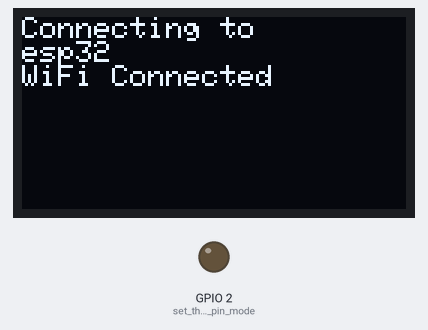
Recording of a sketch running on a simulated ESP32. Parts: 128×64 one-colour display, output pins drawn as LEDs (lit = HIGH). WiFi joins after 1.5 s; servers stay silent unless stated; the local clock reads 2024-03-15 10:24:30 at power-on unless the sketch sets it; what the sketch prints to the serial monitor is not drawn.

Above: at 2.7 s.
At 3.7 s:
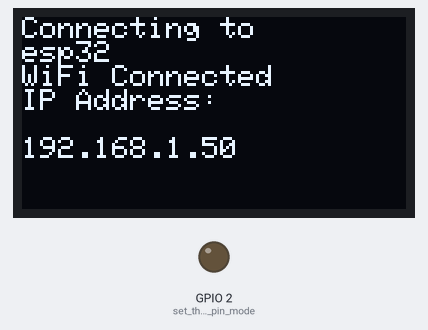
At 6.1 s:
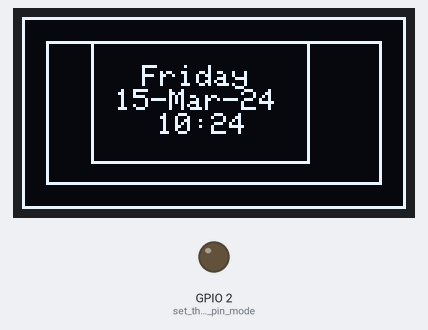
At 36.2 s:
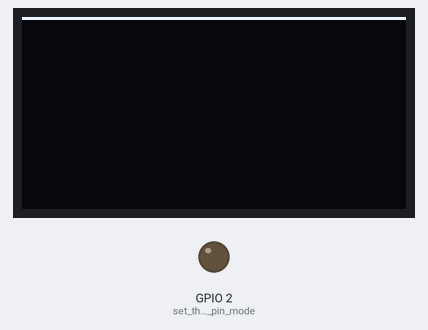

The sketch:

display_time___weather_in_oled.ino
```cpp
#include <WiFi.h>
#include "time.h"
#include <ArduinoJson.h>
#include <HTTPClient.h>
#include <Wire.h>
#include <Adafruit_SSD1306.h>
#include <splash.h>
//Screen Dimensions
#define SCREEN_WIDTH 128
#define SCREEN_HEIGHT 64

Adafruit_SSD1306 display(SCREEN_WIDTH, SCREEN_HEIGHT, &Wire, -1);

// using Wifi hotspot of mobile
/*
const char* ssid     = "esp32";
const char* password = "12345678";
*/
// using Wifi of RND
const char* ssid     = "esp32";
const char* password = "12345678";


//for getting time from internet
const char* ntpServer = "pool.ntp.org";
const long  gmtOffset_sec = 18000;
const int   daylightOffset_sec = 3600;

//to get temperature from internet
const char server[] = "api.openweathermap.org";

// Replace the next line to match your city and 2 letter country code
//String nameOfCity = "Islamabad, PK";
// How your nameOfCity variable would look like for Lagos on Nigeria
//String nameOfCity = "Lagos,NG";

// Replace the next line with your API Key
const String endpoint = "http://api.openweathermap.org/data/2.5/weather?q=Islamabad,PK&APPID=";
const String apiKey = "88f8afcd447b042445199049b91679fb";

String text;

int jsonend = 0;
boolean startJson = false;

#define JSON_BUFF_DIMENSION 2500

#define max_h 127
#define min_screen 0
#define max_v 63

int val=0;
void intro_screen();
void display_digital_value();
void printLocalTime();
void add_design();
void get_weather();


void setup() {
  // put your setup code here, to run once:
Wire.begin(5, 4);
  display.begin(SSD1306_SWITCHCAPVCC, 0x3C, false, false);
display.clearDisplay();


    Serial.begin(115200);
    pinMode(2, OUTPUT);      // set the LED pin mode

    delay(10);
    text.reserve(JSON_BUFF_DIMENSION);
    // We start by connecting to a WiFi network
// to get MAC address of device
   WiFi.mode(WIFI_MODE_STA);
 Serial.println(WiFi.macAddress());

    Serial.println();
    Serial.println();
    Serial.print("Connecting to ");
    Serial.println(ssid);

    display.setTextSize(1); //  font size
display.setTextColor(WHITE); // text colour
display.setCursor(0,0);
display.println("Connecting to");
display.display();
display.setCursor(0,8);
display.println(ssid);
display.display();
delay(1000);

    WiFi.begin(ssid, password);

    while (WiFi.status() != WL_CONNECTED) {
        delay(500);
        Serial.print(".");
    }

display.setCursor(0,16);
display.println("WiFi Connected");
display.display();
delay(1000);

display.setCursor(0,24);
display.println("IP Address: \n");
display.println(WiFi.localIP());
display.display();
delay(1000);

    Serial.println("");
    Serial.println("WiFi connected.");
    Serial.println("IP address: ");
    Serial.println(WiFi.localIP());

     display.clearDisplay();
     delay(1000);
//init and get the time
  configTime(gmtOffset_sec, daylightOffset_sec, ntpServer);
  printLocalTime();

}

void loop() {
  // put your main code here, to run repeatedly:
  display.clearDisplay();

  printLocalTime();

 // get_weather();


}


void intro_screen()
{
  display.clearDisplay();
delay(1000);
display.setTextSize(2); //  font size
display.setTextColor(WHITE); // text colour
display.setCursor(0,0);
display.println("Web\nServer");
display.display();
delay(2000);
display.clearDisplay();
delay(1000);
return;
}

void printLocalTime()
{
  struct tm timeinfo;
  if(!getLocalTime(&timeinfo)){
    Serial.println("Failed to obtain time");
    display.setTextSize(1); //  font size
display.setTextColor(WHITE); // text colour
display.setCursor(0,0);
display.println("Failed to obtain time");
display.display();
    return;
  }
Serial.println(&timeinfo, "%a, %b %d %y %H:%M:%S");  //a, b, d, y are day, month , date , year respectively. H, M, S represents time.
display.setTextSize(1); //  font size
display.setTextColor(WHITE); // text colour
  add_design();
display.setCursor(40,16);
display.println(&timeinfo, "%A"); //A represents day.
display.display();

display.setCursor(31,24);
display.println(&timeinfo, "%d-%b-%y"); //d, b and y represents date-month-year respectively.
display.display();

display.setCursor(45,32);
display.println(&timeinfo, "%H:%M"); //represents time.
display.display();
delay(30000);      //adding 1 minute delay.
return;
}


void add_design(){

//outside boundary
display.drawLine(0, 0, 127, 0, WHITE);//drawLine(x1, y1, x2, y2, color) //vertical l1
display.display();
display.drawLine(0, 63, 127, 63, WHITE);//drawLine(x1, y1, x2, y2, color) //vertical l2
display.display();
display.drawLine(0, 0, 0, 63, WHITE);//drawLine(x1, y1, x2, y2, color) //horizontal l1
display.display();
display.drawLine(127, 0, 127, 63, WHITE);//drawLine(x1, y1, x2, y2, color) //vertical l1
display.display();


//inside boundary
display.drawLine((min_screen+8), (min_screen+8), (min_screen+8), (max_v-8), WHITE);//drawLine(x1, y1, x2, y2, color) //vertical l1 (x contstant)
display.display();
display.drawLine((max_h-8), (min_screen+8), (max_h-8), (max_v-8), WHITE);//drawLine(x1, y1, x2, y2, color) //vertical l2 (x constant)
display.display();
display.drawLine((min_screen+8), (min_screen+8), (max_h-8), (min_screen+8), WHITE);//drawLine(x1, y1, x2, y2, color) //horizontal l1 (y constant)
display.display();
display.drawLine((min_screen+8), (max_v-8), (max_h-8), (max_v-8), WHITE);//drawLine(x1, y1, x2, y2, color) //horizontal l2 (y constant)
display.display();


//inside boundary
display.drawLine(23, 8, 23, 48, WHITE);//drawLine(x1, y1, x2, y2, color) //vertical l1
display.display();
display.drawLine(95, 8, 95, 48, WHITE);//drawLine(x1, y1, x2, y2, color) //vertical l2
display.display();
display.drawLine(23, 8, 95, 8, WHITE);//drawLine(x1, y1, x2, y2, color) //horizontal l1
display.display();
display.drawLine(23, 48, 95, 48, WHITE);//drawLine(x1, y1, x2, y2, color) //horizontal l2
display.display();
return;
}


/*
void get_weather(){

  HTTPClient http;
  http.begin(endpoint + apiKey);
  int httpCode = http.GET();

  if (httpCode > 0) { //Check for the returning code

        String payload = http.getString();
        Serial.println(httpCode);
        Serial.println(payload);
DynamicJsonBuffer jsonBuffer(512);
// Parse JSON object
JsonObject& root = jsonBuffer.parseObject(payload);
if (!root.success()) {
Serial.println(F("Parsing failed!"));
return;

}

float temp = (float)(root["main"]["temp"]) - 273.15; // get temperature in °C
int humidity = root["main"]["humidity"]; // get humidity in %
float pressure = (float)(root["main"]["pressure"]) / 1000; // get pressure in bar
float wind_speed = root["wind"]["speed"]; // get wind speed in m/s
int wind_degree = root["wind"]["deg"]; // get wind degree in °

// print data
Serial.printf("Temperature = %.2f°C\r\n", temp);
Serial.printf("Humidity = %d %%\r\n", humidity);
Serial.printf("Pressure = %.3f bar\r\n", pressure);
Serial.printf("Wind speed = %.1f m/s\r\n", wind_speed);
Serial.printf("Wind degree = %d°\r\n\r\n", wind_degree);

display.clearDisplay();
delay(1000);
display.setCursor(0, 24);
display.printf("Temperature: %5.2f C\r\n", temp);
display.printf("Humidity : %d %%\r\n", humidity);
display.printf("Pressure : %.3fbar\r\n", pressure);
display.printf("Wind speed : %.1f m/s\r\n", wind_speed);
display.printf("Wind degree: %d", wind_degree);
display.drawRect(109, 24, 3, 3, WHITE); // put degree symbol ( ° )
display.drawRect(97, 56, 3, 3, WHITE);
display.display();

}

http.end(); //Free the resources

delay(60000); // wait 1 minute
return;
}

*/
```

Measured:
- what the display in image 0 shows lasts 1.0 s, from 2.6 s to 3.6 s
- what the display in image 1 shows lasts 2.1 s, from 3.6 s to 5.7 s
- what the display in image 2 shows lasts 30.1 s, from 6.0 s to 36.1 s
